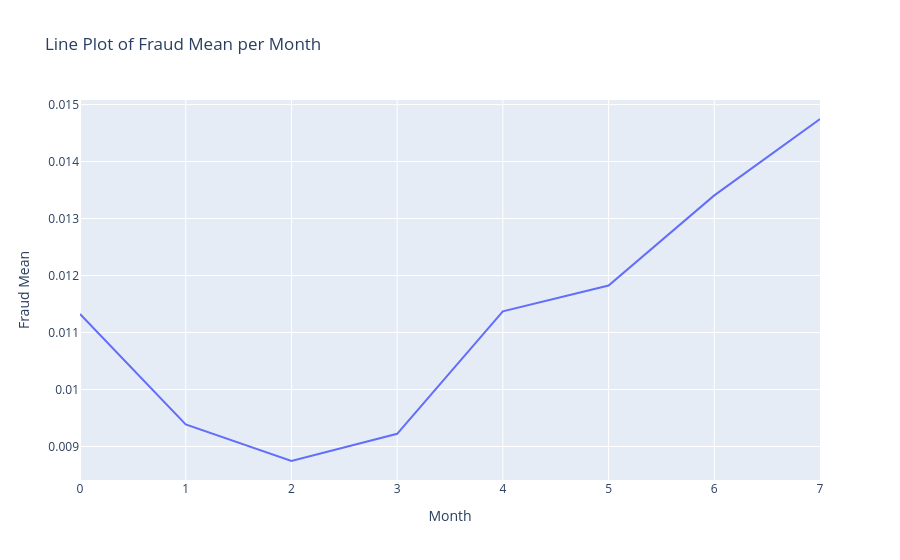

Here is the notebook cell this chart was saved with:
### Code cell
import plotly.graph_objects as go 

fig = go.Figure()

fig.add_traces(
    go.Scatter(
        x= fraud_month["month"],
        y = fraud_month["fraud_bool_mean"],
        mode = "lines",
        name ="Fraud Mean per Month"
    )
)
fig.update_layout(
    title="Line Plot of Fraud Mean per Month",
    xaxis_title="Month",
    yaxis_title="Fraud Mean"
)
fig.show()

### Figure 1 — Plotly figure (JSON) as saved in the notebook; plotly's stock layout.template omitted (floating-point values rounded to 4 significant figures)
{"data": [{"mode": "lines", "name": "Fraud Mean per Month", "type": "scatter", "x": [0, 1, 2, 3, 4, 5, 6, 7], "y": [0.01133, 0.009387, 0.008746, 0.009222, 0.01137, 0.01183, 0.01341, 0.01475]}], "layout": {"title": {"text": "Line Plot of Fraud Mean per Month"}, "xaxis": {"title": {"text": "Month"}}, "yaxis": {"title": {"text": "Fraud Mean"}}}}
